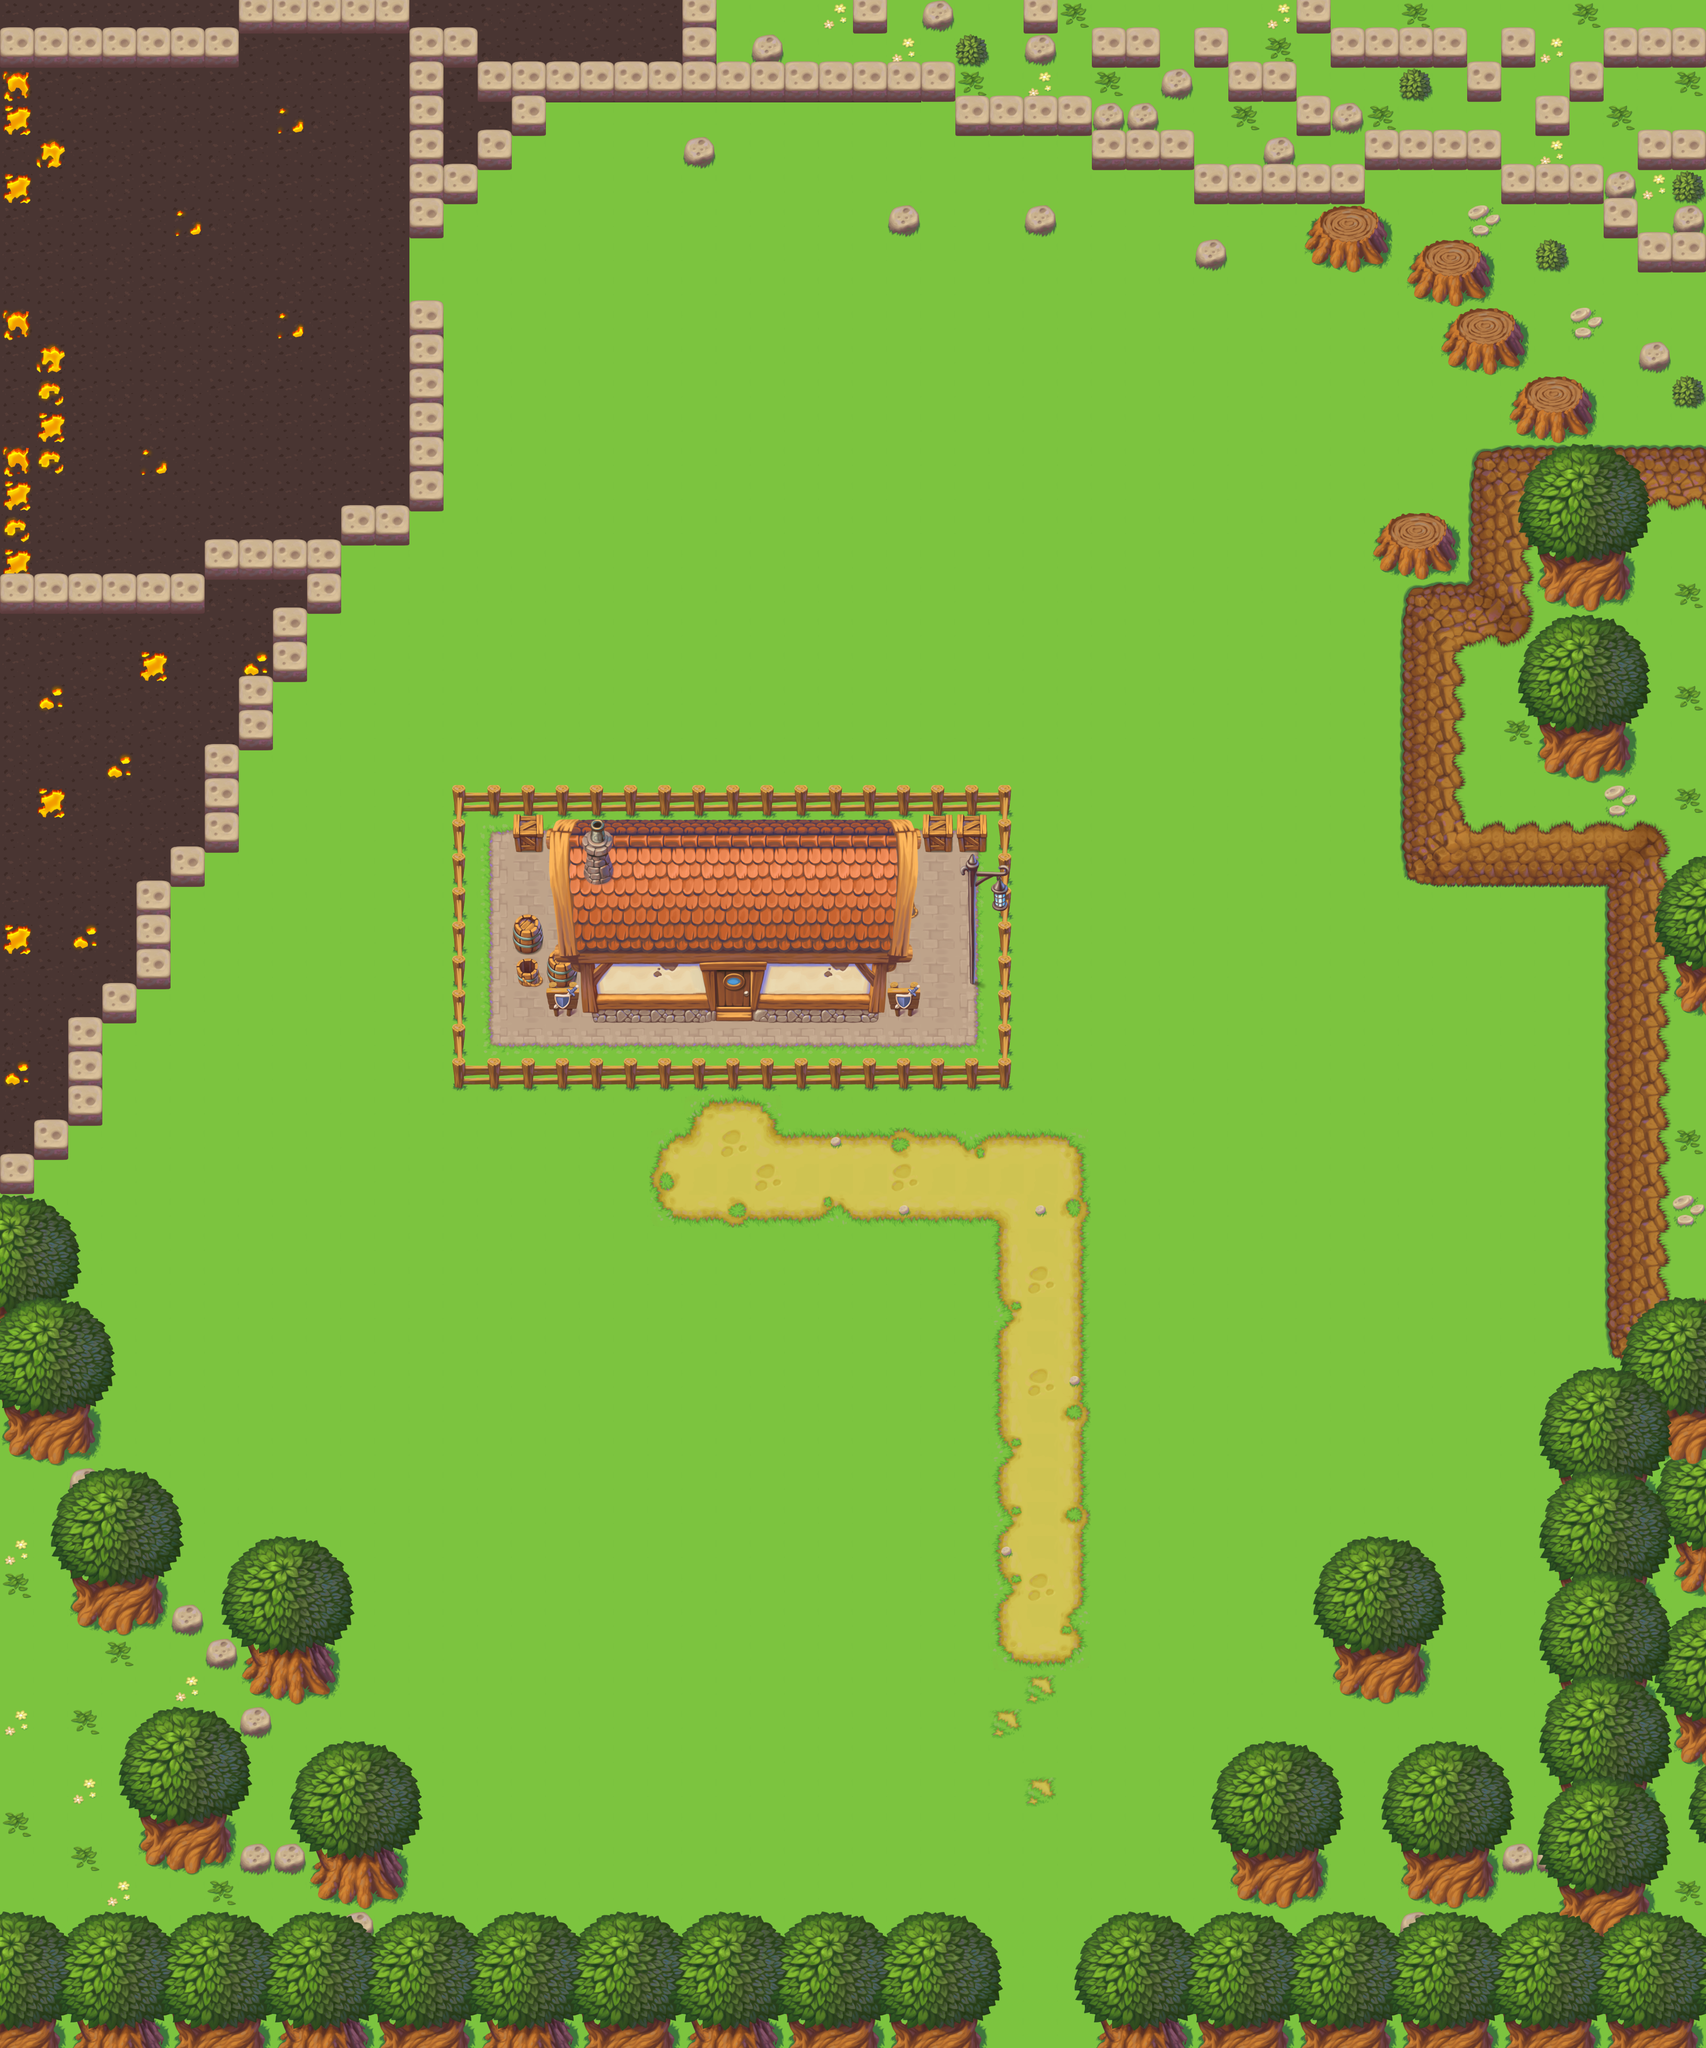

This is a level from a 2D game, rendered from its Tiled map with the project's own tilesets. A one-line summary and the map file follow, with tile-layer data summarised:
An orthogonal 50x60 tile map with 64x64 px tiles, 4 tile layers (Ground, lille sten, Top, OverTop), 4 tilesets and 109 objects (44x Spawn, 2x EntryTrigger, 2x ExitTrigger).

<map version="1.2" tiledversion="1.2.3" orientation="orthogonal" renderorder="right-down" width="50" height="60" tilewidth="64" tileheight="64" infinite="0" nextlayerid="9" nextobjectid="128">
 <tileset firstgid="1" name="tilesetGrassland" tilewidth="64" tileheight="64" tilecount="256" columns="16">
  <image source="tilesetGrassland.png" width="1024" height="1024" />
 </tileset>
 <tileset firstgid="257" name="tilesetTown" tilewidth="64" tileheight="64" tilecount="256" columns="16">
  <image source="tilesetTown.png" width="1024" height="1024" />
 </tileset>
 <tileset firstgid="513" name="tilesetLava" tilewidth="64" tileheight="64" tilecount="36" columns="6">
  <image source="tilesetLava.png" width="384" height="384" />
 </tileset>
 <tileset firstgid="549" name="verticalTree" tilewidth="64" tileheight="64" tilecount="64" columns="8">
  <image source="verticalTree.png" width="512" height="512" />
 </tileset>
 <layer id="5" name="Ground" width="50" height="60">
  <data>[3000 cells, 3000 non-empty, 29 distinct tile ids]</data>
 </layer>
 <layer id="8" name="lille sten" width="50" height="60">
  <data>[3000 cells, 154 non-empty, 25 distinct tile ids]</data>
 </layer>
 <layer id="6" name="Top" width="50" height="60">
  <data>[3000 cells, 807 non-empty, 127 distinct tile ids]</data>
 </layer>
 <layer id="7" name="OverTop" width="50" height="60">
  <data>[3000 cells, 158 non-empty, 58 distinct tile ids]</data>
 </layer>
 <objectgroup id="2" name="Object Layer 1">
  <object id="1" type="EntryTrigger" x="1856" y="3776" width="192" height="64">
   <properties>
    <property name="targetName" value="GrassN" />
   </properties>
  </object>
  <object id="2" type="ExitTrigger" x="1856" y="3648" width="192" height="64">
   <properties>
    <property name="name" value="MetalS" />
    <property name="zone" value="Metal" />
   </properties>
  </object>
  <object id="3" type="EntryTrigger" x="0" y="384" width="64" height="192">
   <properties>
    <property name="targetName" value="FireE" />
   </properties>
  </object>
  <object id="4" type="ExitTrigger" x="64" y="384" width="64" height="192">
   <properties>
    <property name="name" value="MetalW" />
    <property name="zone" value="Metal" />
   </properties>
  </object>
  <object id="13" type="Spawn" x="960" y="2816" width="128" height="128" />
  <object id="14" x="704" y="3776" width="1152" height="64" />
  <object id="15" x="640" y="3584" width="64" height="256" />
  <object id="16" x="384" y="3456" width="384" height="128" />
  <object id="17" x="384" y="3264" width="64" height="192" />
  <object id="18" x="384" y="3072" width="256" height="128" />
  <object id="19" x="384" y="3200" width="128" height="64" />
  <object id="20" x="128" y="3008" width="256" height="64" />
  <object id="21" x="128" y="2944" width="192" height="64" />
  <object id="23" x="0" y="2624" width="192" height="320" />
  <object id="26" x="0" y="2368" width="128" height="256" />
  <object id="27" x="0" y="2176" width="64" height="192" />
  <object id="28" x="64" y="2112" width="64" height="64" />
  <object id="29" x="128" y="1920" width="64" height="192" />
  <object id="30" x="192" y="1856" width="64" height="64" />
  <object id="31" x="256" y="1664" width="64" height="192" />
  <object id="32" x="320" y="1600" width="64" height="64" />
  <object id="33" x="384" y="1408" width="64" height="192" />
  <object id="34" x="448" y="1280" width="64" height="128" />
  <object id="35" x="512" y="1152" width="64" height="128" />
  <object id="36" x="576" y="1024" width="64" height="128" />
  <object id="37" x="640" y="960" width="128" height="64" />
  <object id="38" x="768" y="576" width="64" height="384" />
  <object id="39" x="768" y="64" width="64" height="384" />
  <object id="40" x="832" y="320" width="64" height="64" />
  <object id="41" x="896" y="256" width="64" height="64" />
  <object id="42" x="960" y="128" width="64" height="128" />
  <object id="43" x="1024" y="128" width="768" height="64" />
  <object id="44" x="1280" y="256" width="64" height="64" />
  <object id="45" x="1664" y="384" width="64" height="64" />
  <object id="46" x="1920" y="384" width="64" height="64" />
  <object id="47" x="2240" y="448" width="64" height="64" />
  <object id="48" x="1792" y="192" width="256" height="64" />
  <object id="49" x="2048" y="256" width="192" height="64" />
  <object id="50" x="2240" y="320" width="256" height="64" />
  <object id="51" x="2432" y="384" width="192" height="128" />
  <object id="52" x="2624" y="448" width="192" height="128" />
  <object id="53" x="2688" y="576" width="192" height="128" />
  <object id="54" x="2816" y="704" width="192" height="128" />
  <object id="55" x="2560" y="960" width="192" height="128" />
  <object id="56" x="2752" y="832" width="128" height="384" />
  <object id="57" x="2624" y="1088" width="128" height="576" />
  <object id="58" x="2752" y="1536" width="384" height="128" />
  <object id="59" x="3008" y="1664" width="128" height="896" />
  <object id="63" x="2944" y="2560" width="192" height="1280" />
  <object id="64" x="2048" y="3776" width="896" height="64" />
  <object id="65" x="2304" y="3456" width="192" height="128" />
  <object id="67" x="2624" y="3456" width="192" height="128" />
  <object id="68" x="2496" y="3072" width="192" height="128" />
  <object id="69" x="2624" y="3584" width="64" height="192" />
  <object id="70" x="2816" y="3456" width="128" height="64" />
  <object id="71" x="832" y="1472" width="1088" height="576" />
  <object id="72" x="0" y="1088" width="384" height="64" />
  <object id="73" x="384" y="1024" width="192" height="64" />
  <object id="75" x="0" y="64" width="448" height="64" />
  <object id="76" x="448" y="0" width="320" height="64" />
  <object id="79" x="0" y="128" width="64" height="256" />
  <object id="80" x="64" y="256" width="64" height="64" />
  <object id="81" x="0" y="576" width="64" height="512" />
  <object id="82" x="64" y="640" width="64" height="256" />
  <object id="83" type="Spawn" x="1024" y="3136" width="128" height="128" />
  <object id="84" type="Spawn" x="1472" y="3200" width="128" height="128" />
  <object id="85" type="Spawn" x="1472" y="2880" width="128" height="128" />
  <object id="86" type="Spawn" x="1536" y="2560" width="128" height="128" />
  <object id="87" type="Spawn" x="1408" y="2368" width="128" height="128" />
  <object id="88" type="Spawn" x="1088" y="2496" width="128" height="128" />
  <object id="89" type="Spawn" x="640" y="2560" width="128" height="128" />
  <object id="90" type="Spawn" x="320" y="2432" width="128" height="128" />
  <object id="91" type="Spawn" x="448" y="2176" width="128" height="128" />
  <object id="92" type="Spawn" x="832" y="2304" width="128" height="128" />
  <object id="93" type="Spawn" x="2176" y="3008" width="128" height="128" />
  <object id="94" type="Spawn" x="2176" y="2688" width="128" height="128" />
  <object id="95" type="Spawn" x="2496" y="2560" width="128" height="128" />
  <object id="96" type="Spawn" x="2752" y="2304" width="128" height="128" />
  <object id="97" type="Spawn" x="2048" y="2432" width="128" height="128" />
  <object id="98" type="Spawn" x="2176" y="2112" width="128" height="128" />
  <object id="99" type="Spawn" x="2624" y="2048" width="128" height="128" />
  <object id="100" type="Spawn" x="2304" y="1792" width="128" height="128" />
  <object id="101" type="Spawn" x="2048" y="1472" width="128" height="128" />
  <object id="102" type="Spawn" x="2368" y="1344" width="128" height="128" />
  <object id="103" type="Spawn" x="2048" y="1024" width="128" height="128" />
  </objectgroup>
</map>
<!-- 24 of 109 objects omitted -->